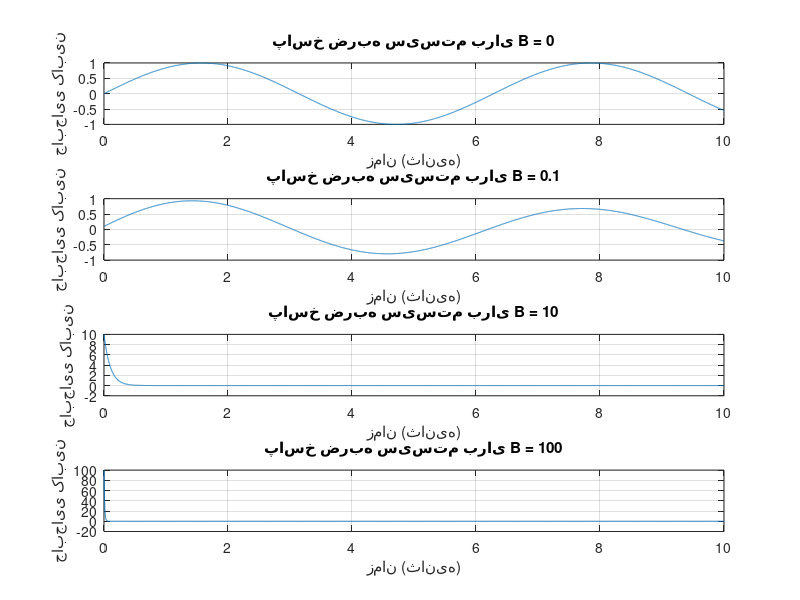

This chart was generated by the following MATLAB code:
% پارامترها
M = 1;
K = 1;
B_values = [0, 0.1, 10, 100]; 

t = 0:0.001:10; 

figure;
for i = 1:length(B_values)
    B = B_values(i);
    numerator = [B, 1]; 
    denominator = [1, B, 1];
    sys = tf(numerator, denominator); 
    [y, t] = impulse(sys, t); 
    subplot(length(B_values),1,i); 
    plot(t, y);
    title(['پاسخ ضربه سیستم برای B = ', num2str(B)]);
    xlabel('زمان (ثانیه)');
    ylabel('جابجایی کابین');
    grid on;
end
